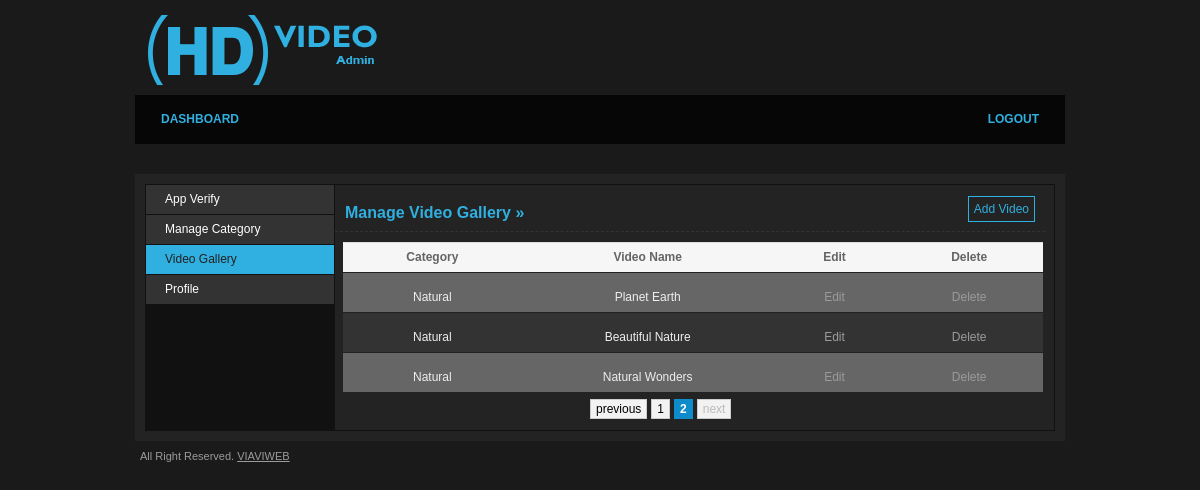
The page /manage_gallery.php?page=2 (signed in) on the database its author committed.
### tables this page shows
CREATE TABLE IF NOT EXISTS `tbl_gallery` (
  `id` int(11) NOT NULL AUTO_INCREMENT,
  `cat_id` int(11) NOT NULL,
  `video_title` varchar(255) NOT NULL,
  `video_url` varchar(255) NOT NULL,
  `video_id` varchar(255) NOT NULL,
  `video_duration` varchar(255) NOT NULL,
  `video_description` varchar(255) NOT NULL,
  PRIMARY KEY (`id`)
);

CREATE TABLE IF NOT EXISTS `tbl_category` (
  `cid` int(11) NOT NULL AUTO_INCREMENT,
  `category_name` varchar(255) NOT NULL,
  `category_image` varchar(255) NOT NULL,
  PRIMARY KEY (`cid`)
);

### manage_gallery.php (the view, shortened to what this page needs)
<?php include("includes/header.php");
	$tableName="tbl_gallery";
	$targetpage = "manage_gallery.php";
	$limit = 5;
	$query = "SELECT COUNT(*) as num FROM $tableName";
	$total_pages = mysql_fetch_array(mysql_query($query));
	$total_pages = $total_pages['num'];
	$stages = 3;
	$page=0;
	if(isset($_GET['page'])){
	$page = mysql_escape_string($_GET['page']);
	}
	if($page){
		$start = ($page - 1) * $limit;
	}else{
		$start = 0;
		}
   $qry="SELECT * FROM tbl_gallery
LEFT JOIN tbl_category ON tbl_gallery.cat_id= tbl_category.cid ORDER BY tbl_gallery.id DESC LIMIT $start, $limit";
	$result=mysql_query($qry);
?>
                <div id="main">
				<h2> Manage Video Gallery &raquo;</h2>
                	<form action="" class="jNice">
					<h3 class="abtn"><a href="add_gallery_video.php?add=yes">Add Video</a></h3>
                    	<table cellpadding="0" cellspacing="0">
						<tr align="center">
						<th>Category</th>
						<th>Video Name</th>
						<th>Edit</th>
						<th>Delete</th>
						</tr>
						<?php
							$i=0;
							while($row=mysql_fetch_array($result))
							{
						?>
							<tr <?php if($i%2==0){?>class="odd"<?php }?> align="center">
								<td><?php echo $row['category_name'];?></td>
                                <td><?php echo $row['video_title'];?></td>
                                <td class="action"><a href="edit_gallery_video.php?vid_id=<?php echo $row['id'];?>" class="edit">Edit</a></td>
								<td class="action"><a href="?vid_id=<?php echo $row['id'];?>" class="delete" onclick="return confirm('Are you sure you want to delete this video?');">Delete</a></td>
                            </tr>
						<?php
							$i++;
							}
						?>
                        </table><br />
						<?php
	$prev = $page - 1;
	$next = $page + 1;
	$lastpage = ceil($total_pages/$limit);
	$paginate = '';
	if($lastpage > 1)
	{
		$paginate .= "<div class='paginate'>";
		if ($page > 1){
			$paginate.= "<a href='$targetpage?page=$prev'>previous</a>";
		}else{
			$paginate.= "<span class='disabled'>previous</span>";	}
		if ($lastpage < 7 + ($stages * 2))
		{
			for ($counter = 1; $counter <= $lastpage; $counter++)
			{
				if ($counter == $page){
					$paginate.= "<span class='current'>$counter</span>";
				}else{
					$paginate.= "<a href='$targetpage?page=$counter'>$counter</a>";}
			}
		}
		if ($page < $counter - 1){
			$paginate.= "<a href='$targetpage?page=$next'>next</a>";
		}else{
			$paginate.= "<span class='disabled'>next</span>";
			}
		$paginate.= "</div>";
}
 echo $paginate;
								?>
 <br />
                </div>
            </div>
        </div>
<?php include("includes/footer.php");?>

### style/css/layout.css (style rules this page uses)
body { background: #1a1a1a; font-family: Arial, Helvetica, sans-serif; font-size: 12px; color: #646464; text-align: center; }
h2 { width:100%; padding-left:10px!important; color: #30b0e0; font-size: 16px; line-height: 16px; font-weight: bold; margin: 20px 0 0 0; padding: 0 0 10px 0; border-bottom: 1px dashed #333; }
#main { width: 700px; float: right; padding: 0 19px 0 0; background:#232323; }
h3 { font-size: 14px; line-height: 14px; font-weight: bold; color: #5494af; padding: 0 0 0 10px; margin: 20px 0 10px; }
#main table { border-top: 1px solid #ddd; width: 700px; float:left; margin-top:10px; margin-left:8px; margin-bottom:10px; }
#main table tr td { background: #333; padding: 0px 20px; height: 29px; line-height: 29px; border-bottom: 1px solid #222; color:#eee; padding-top:10px; }
#main table tr th { background: #f6f6f6; padding: 0px 20px; height: 29px; line-height: 29px; border-bottom: 1px solid #222; }
#main table tr.odd td { background: #666; }
#main table .action { padding: 0 20px 0 10px; }
#main table tr .action a { margin: 0 0 0 10px; text-decoration: none; color: #9b9b9b; }
.paginate { font-family:Arial, Helvetica, sans-serif; padding: 3px; margin-left:250px; }
.paginate a { padding:2px 5px 2px 5px; margin:2px; border:1px solid #ccc; text-decoration:none; color: #000; background-color:#f2f2f2; }
.paginate span.current { margin: 2px; padding: 2px 5px 2px 5px; border: 1px solid #0E8BCB; font-weight: bold; background-color: #0E8BCB; color: #fff; }
.paginate span.disabled { padding:2px 5px 2px 5px; margin:2px; border:1px solid #ccc; background-color:#f2f2f2; color:#bbb; }
.abtn { float:right; width:200px; text-align:right; font-weight:lighter; margin-top:-30px; position:relative; }
.abtn a { text-decoration:none; color:#30b0e0 !important; font-size:12px; border:solid 1px #30b0e0; padding:5px; }

### rows shown on the page
tbl_gallery: tbl_category.category_name "Natural", video_title "Planet Earth"
tbl_gallery: tbl_category.category_name "Natural", video_title "Beautiful Nature"
tbl_gallery: tbl_category.category_name "Natural", video_title "Natural Wonders"
